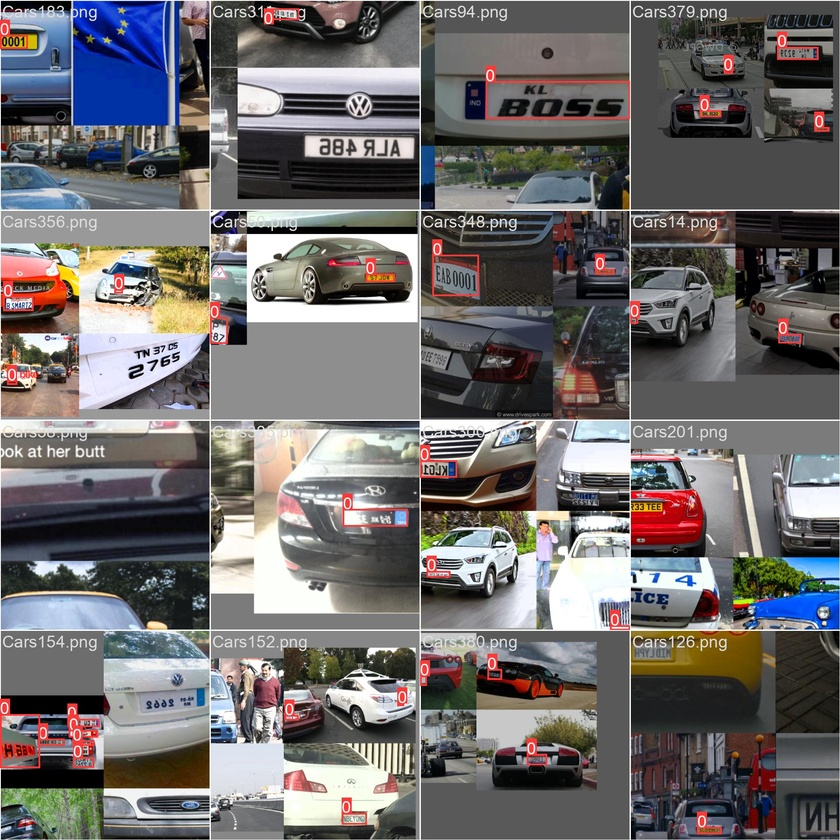
#> input picture models/stepzerotest/train_batch0.jpg, 840 x 840 px, shrunk from 1920 x 1920 before the run; its folder holds only this picture in this run
$ python -i preprocess_train.py   (imports and definitions only)
#> lines starting #> are read from the running program, lines starting #| are printed output that depends on the picture
#> in preprocess_training_image, img is the input picture: shape (840, 840, 3); mean B, G, R 108, 107.4, 110.5
import cv2
import os
import shutil
from pathlib import Path

def clahe_enhancement(image):
    lab = cv2.cvtColor(image, cv2.COLOR_BGR2LAB)
#> lab: shape (840, 840, 3); mean of channels 0, 1, 2 114.1, 130.4, 128.6
    l, a, b = cv2.split(lab)
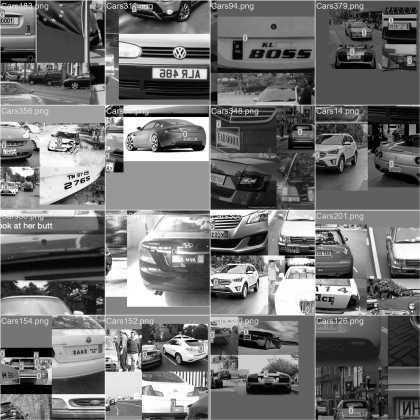
#> l: shape (840, 840) (shown at 1/2 size); min 0, max 255, mean 114.1
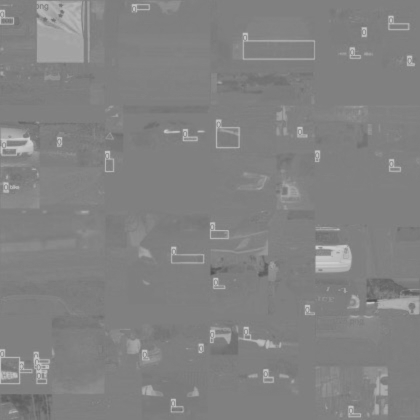
#> a: shape (840, 840) (shown at 1/2 size); min 80, max 207, mean 130.4
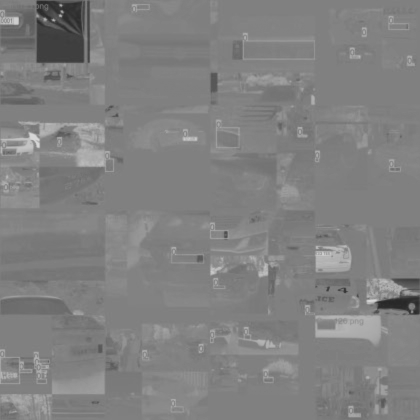
#> b: shape (840, 840) (shown at 1/2 size); min 38, max 217, mean 128.6
    clahe = cv2.createCLAHE(clipLimit=3.0, tileGridSize=(8, 8))
    l2 = clahe.apply(l)
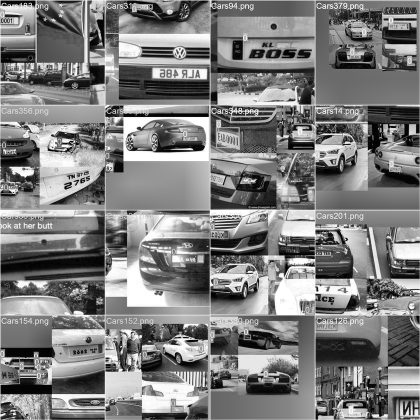
#> l2: shape (840, 840) (shown at 1/2 size); min 0, max 255, mean 126.7
    merged = cv2.merge((l2, a, b))
#> merged: shape (840, 840, 3); mean of channels 0, 1, 2 126.7, 130.4, 128.6
    return cv2.cvtColor(merged, cv2.COLOR_LAB2BGR)

def bilateral_denoise(image):
    return cv2.bilateralFilter(image, d=9, sigmaColor=75, sigmaSpace=75)

def unsharp_mask(image):
    blur = cv2.GaussianBlur(image, (9, 9), 10.0)
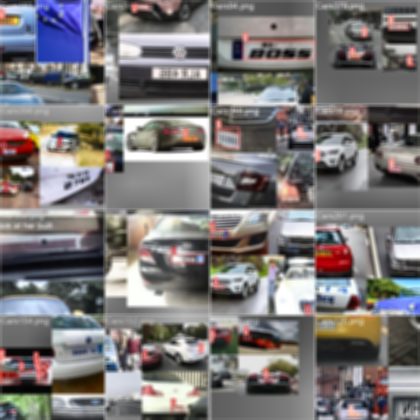
#> blur: shape (840, 840, 3) (shown at 1/2 size); mean B, G, R 120, 119.5, 123.1
    return cv2.addWeighted(image, 1.5, blur, -0.5, 0)
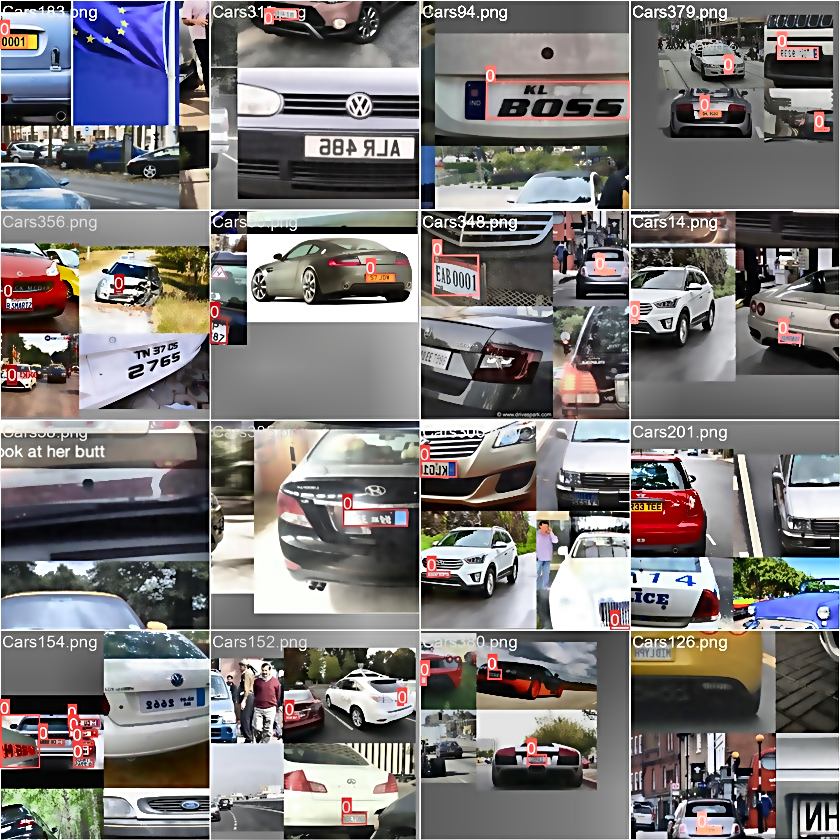
#> returned value: shape (840, 840, 3); mean of channels 0, 1, 2 119.9, 119.5, 122.9; drawn as B, G, R

def preprocess_training_image(image_path):
    img = cv2.imread(image_path)
    if img is None:
        raise ValueError(f"Cannot read image: {image_path}")

    img = clahe_enhancement(img)
    img = bilateral_denoise(img)
    img = unsharp_mask(img)
    return img

# [19 lines left out: function process_folder, not called in this run]

# [7 lines not run here, left out]

>>> result = preprocess_training_image('../models/stepzerotest/train_batch0.jpg')

$ run again, on models/stepzerotest/train_batch1.jpg
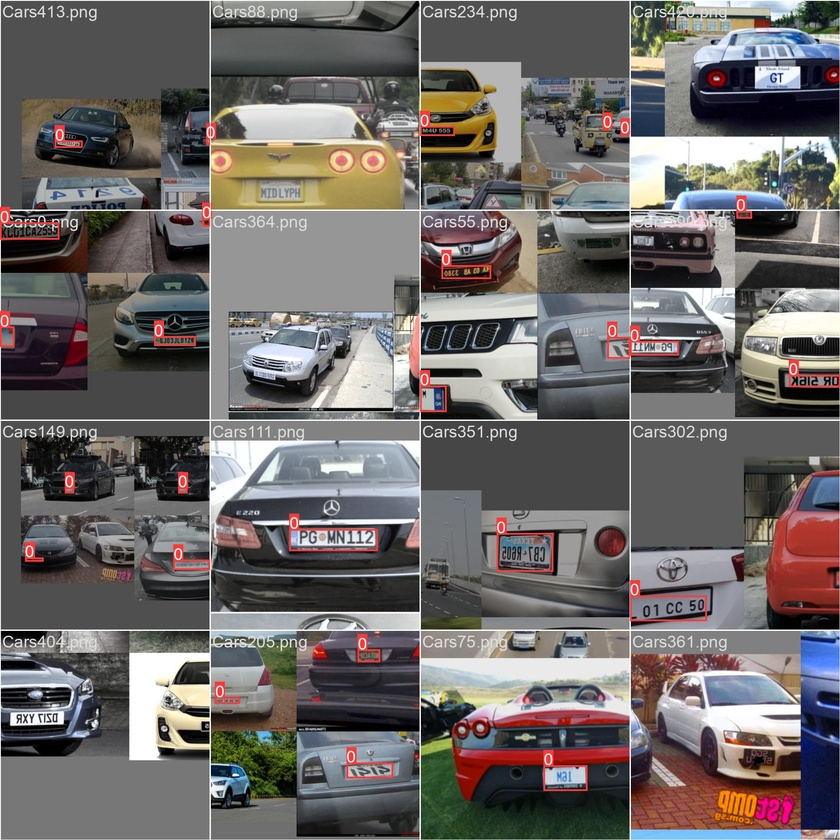
#> input picture models/stepzerotest/train_batch1.jpg, 840 x 840 px, shrunk from 1920 x 1920 before the run
#> in preprocess_training_image, img is the input picture: shape (840, 840, 3); mean B, G, R 103.8, 105, 109.7
#> lab: shape (840, 840, 3); mean of channels 0, 1, 2 112.2, 130.1, 129.8
#> in clahe_enhancement, `l, a, b = cv2.split(lab)`:
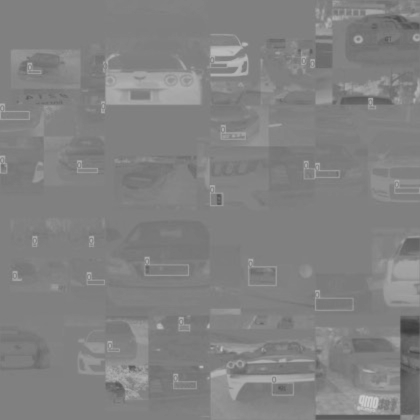
#> b: shape (840, 840) (shown at 1/2 size); min 59, max 203, mean 129.8
#> merged: shape (840, 840, 3); mean of channels 0, 1, 2 125.2, 130.1, 129.8
#> in unsharp_mask, `return cv2.addWeighted(image, 1.5, blur, -0.5, 0)`:
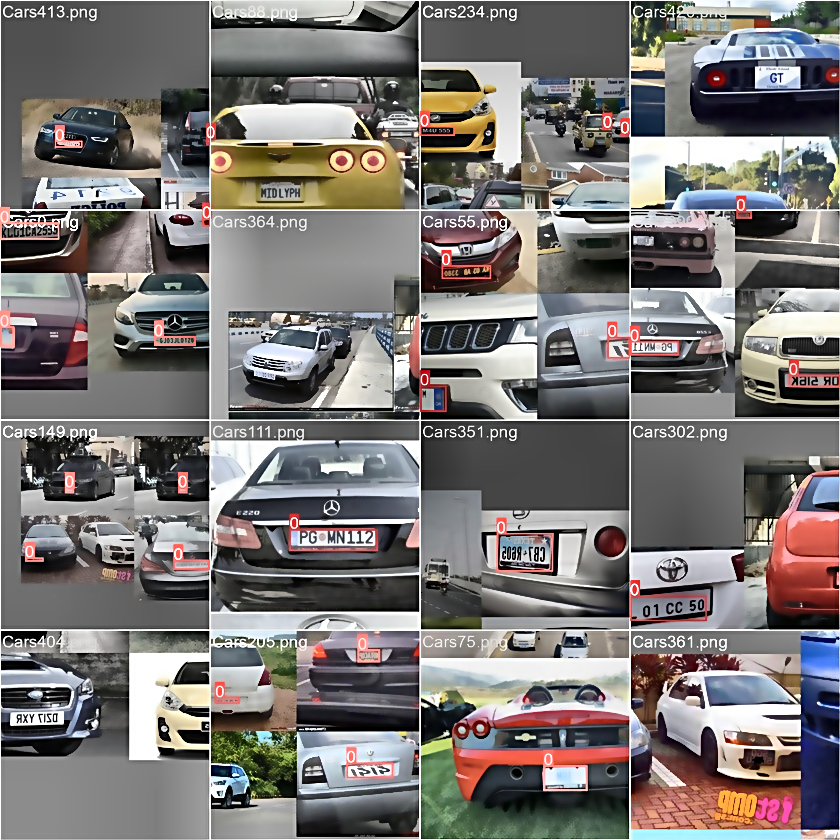
#> returned value: shape (840, 840, 3); mean of channels 0, 1, 2 116.2, 117.8, 122.3; drawn as B, G, R
